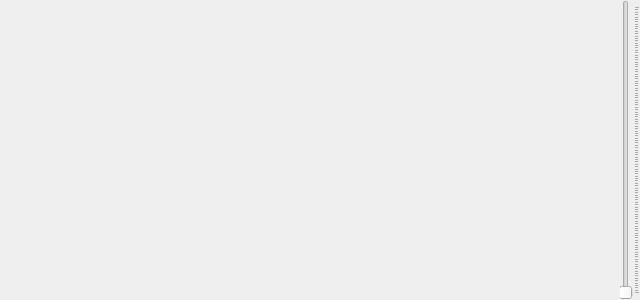
<?xml version="1.0" encoding="UTF-8"?>
<ui version="4.0">
 <class>LogAnalysisMap</class>
 <widget class="QWidget" name="LogAnalysisMap">
  <property name="geometry">
   <rect>
    <x>0</x>
    <y>0</y>
    <width>640</width>
    <height>300</height>
   </rect>
  </property>
  <property name="windowTitle">
   <string>Form</string>
  </property>
  <layout class="QGridLayout" name="gridLayout" rowstretch="100,0">
   <property name="leftMargin">
    <number>0</number>
   </property>
   <property name="topMargin">
    <number>0</number>
   </property>
   <property name="rightMargin">
    <number>0</number>
   </property>
   <property name="bottomMargin">
    <number>0</number>
   </property>
   <property name="horizontalSpacing">
    <number>3</number>
   </property>
   <property name="verticalSpacing">
    <number>0</number>
   </property>
   <item row="0" column="0">
    <widget class="QWidget" name="mapHost" native="true"/>
   </item>
   <item row="0" column="1" rowspan="2">
    <widget class="QSlider" name="zoomSlider">
     <property name="maximum">
      <number>600</number>
     </property>
     <property name="pageStep">
      <number>5</number>
     </property>
     <property name="orientation">
      <enum>Qt::Vertical</enum>
     </property>
     <property name="tickPosition">
      <enum>QSlider::TicksBelow</enum>
     </property>
     <property name="tickInterval">
      <number>0</number>
     </property>
    </widget>
   </item>
  </layout>
 </widget>
 <resources/>
 <connections/>
</ui>
